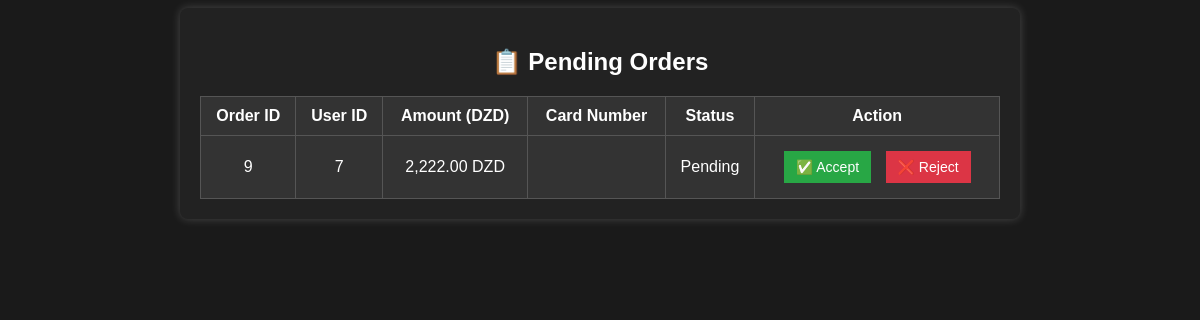
The app's page /11/admin_orders.php (signed in) with its own data.
### tables this page shows
CREATE TABLE `commandes` (
  `id_commande` int(11) NOT NULL,
  `id_utilisateur` int(11) NOT NULL,
  `montant` decimal(10,2) NOT NULL,
  `statut` enum('Pending','Approved','Rejected') DEFAULT 'Pending',
  `date_commande` timestamp NOT NULL DEFAULT current_timestamp(),
  `numero_carte` varchar(20) NOT NULL,
  `date_expiration` varchar(7) NOT NULL,
  `code_cvv` varchar(4) NOT NULL
);

### 11/admin_orders.php (the view, shortened to what this page needs)
<?php
include 'config.php';
$stmt = $conn->prepare("SELECT * FROM commandes WHERE statut = 'Pending'");
$stmt->execute();
$result = $stmt->get_result();
?>
<!DOCTYPE html>
<html lang="en">
<head>
</head>
<body>
<div class="container">
    <h2>📋 Pending Orders</h2>
    <table>
        <tr>
            <th>Order ID</th>
            <th>User ID</th>
            <th>Amount (DZD)</th>
            <th>Card Number</th>
            <th>Status</th>
            <th>Action</th>
        </tr>
        <?php while ($row = $result->fetch_assoc()): ?>
        <tr>
            <td><?php echo $row['id_commande']; ?></td>
            <td><?php echo $row['id_utilisateur']; ?></td>
            <td><?php echo number_format($row['montant'], 2); ?> DZD</td>
            <td><?php echo htmlspecialchars($row['num_carte']); ?></td>
            <td><?php echo $row['statut']; ?></td>
            <td>
                <form method="POST" style="display:inline;">
                    <button type="submit" name="update_status" value="Accepted" class="btn approve">✅ Accept</button>
                    <button type="submit" name="update_status" value="Rejected" class="btn reject">❌ Reject</button>
                </form>
            </td>
        </tr>
        <?php endwhile; ?>
    </table>
</div>
</body>
</html>

### 11/admin_orders.php (style rules this page uses)
body { font-family: Arial, sans-serif; background-color: #1a1a1a; color: white; text-align: center; }
.container { max-width: 800px; margin: auto; padding: 20px; background: #222; border-radius: 8px; box-shadow: 0 0 10px rgba(255, 255, 255, 0.2); }
table { width: 100%; margin-top: 20px; border-collapse: collapse; background: #333; color: white; }
th, td { padding: 10px; border: 1px solid #555; }
.btn { padding: 8px 12px; border: none; cursor: pointer; margin: 5px; font-size: 14px; }
.approve { background: #28a745; color: white; }
.reject { background: #dc3545; color: white; }

### records on screen
commandes: id_commande "9", id_utilisateur "7", montant "2,222.00", statut "Pending"
